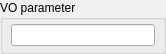
<?xml version="1.0" encoding="UTF-8"?>
<ui version="4.0">
 <class>VOParam</class>
 <widget class="QGroupBox" name="VOParam">
  <property name="geometry">
   <rect>
    <x>0</x>
    <y>0</y>
    <width>166</width>
    <height>54</height>
   </rect>
  </property>
  <property name="minimumSize">
   <size>
    <width>90</width>
    <height>45</height>
   </size>
  </property>
  <property name="toolTip">
   <string>Declination of interest...</string>
  </property>
  <property name="title">
   <string>VO parameter</string>
  </property>
  <property name="flat">
   <bool>true</bool>
  </property>
  <layout class="QVBoxLayout" name="voparam_layout">
   <property name="leftMargin">
    <number>8</number>
   </property>
   <property name="topMargin">
    <number>4</number>
   </property>
   <property name="rightMargin">
    <number>8</number>
   </property>
   <property name="bottomMargin">
    <number>4</number>
   </property>
   <item>
    <widget class="QLineEdit" name="edit">
     <property name="minimumSize">
      <size>
       <width>0</width>
       <height>18</height>
      </size>
     </property>
    </widget>
   </item>
  </layout>
 </widget>
 <resources/>
 <connections/>
</ui>
